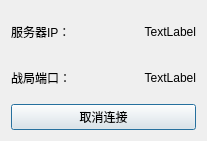
<?xml version="1.0" encoding="UTF-8"?>
<ui version="4.0">
 <class>ConnectAsHost</class>
 <widget class="QDialog" name="ConnectAsHost">
  <property name="geometry">
   <rect>
    <x>0</x>
    <y>0</y>
    <width>207</width>
    <height>141</height>
   </rect>
  </property>
  <property name="windowTitle">
   <string>Dialog</string>
  </property>
  <layout class="QVBoxLayout" name="verticalLayout">
   <item>
    <layout class="QHBoxLayout" name="horizontalLayout">
     <item>
      <widget class="QLabel" name="IPlabel">
       <property name="text">
        <string>服务器IP：</string>
       </property>
      </widget>
     </item>
     <item>
      <widget class="QLabel" name="IPNum">
       <property name="text">
        <string>TextLabel</string>
       </property>
       <property name="alignment">
        <set>Qt::AlignRight|Qt::AlignTrailing|Qt::AlignVCenter</set>
       </property>
      </widget>
     </item>
    </layout>
   </item>
   <item>
    <layout class="QHBoxLayout" name="horizontalLayout_2">
     <item>
      <widget class="QLabel" name="portLabel">
       <property name="text">
        <string>战局端口：</string>
       </property>
      </widget>
     </item>
     <item>
      <widget class="QLabel" name="portNum">
       <property name="text">
        <string>TextLabel</string>
       </property>
       <property name="alignment">
        <set>Qt::AlignRight|Qt::AlignTrailing|Qt::AlignVCenter</set>
       </property>
      </widget>
     </item>
    </layout>
   </item>
   <item>
    <widget class="QPushButton" name="pushButton">
     <property name="text">
      <string>取消连接</string>
     </property>
    </widget>
   </item>
  </layout>
 </widget>
 <resources/>
 <connections/>
</ui>
